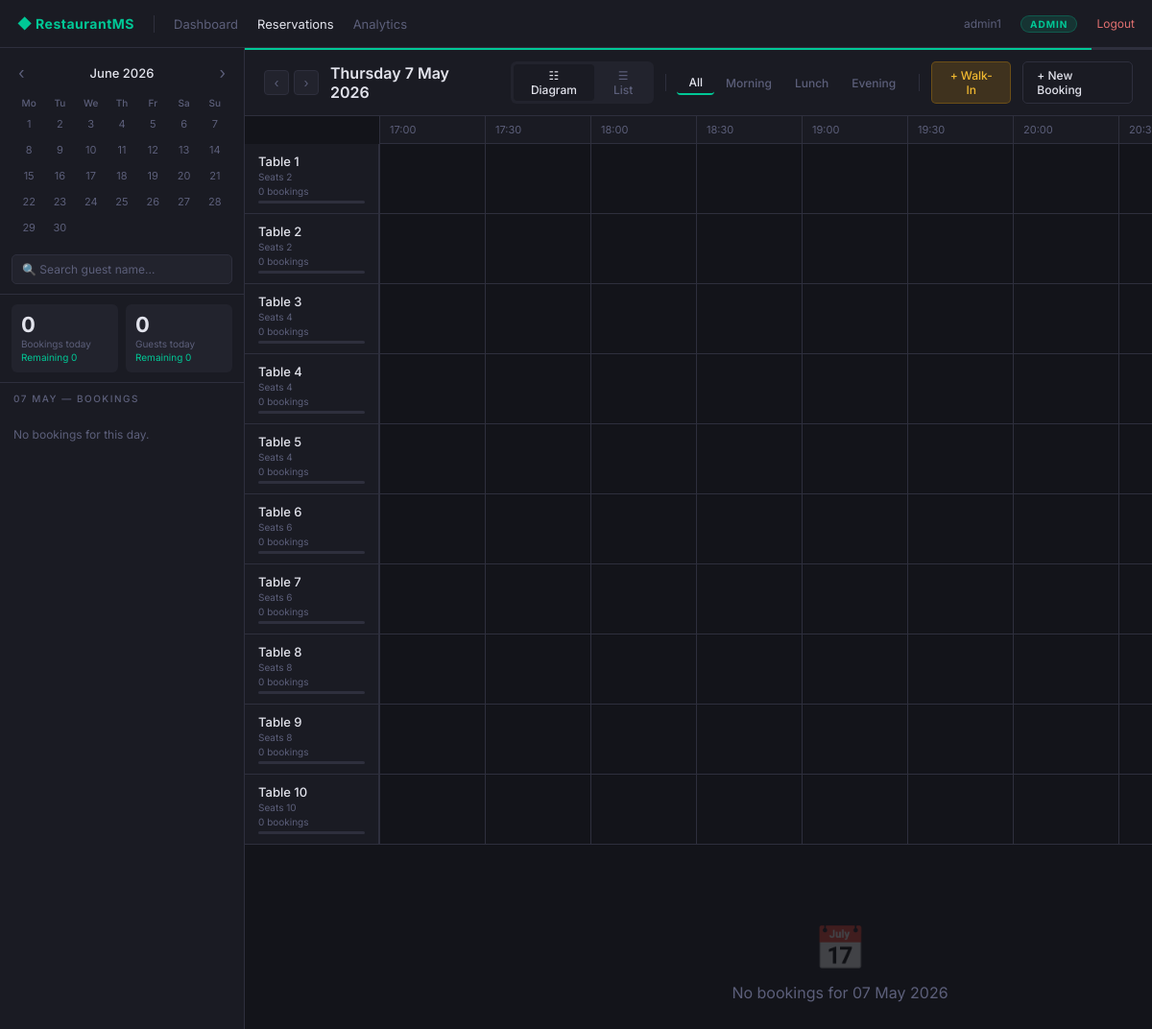
The page /admin/reservations.php?cal=2026-6&date=2026-05-07 (signed in) on the database its author committed.
### tables this page shows
CREATE TABLE IF NOT EXISTS `tables` (
    id           INT         NOT NULL AUTO_INCREMENT PRIMARY KEY,
    table_number INT         NOT NULL UNIQUE,
    capacity     INT         NOT NULL DEFAULT 4,
    status       ENUM('available','occupied','reserved') NOT NULL DEFAULT 'available'
);

### admin/reservations.php (the view, shortened to what this page needs)
<?php
include("../config/db.php");
$role     = $_SESSION['user']['role'];
$username = $_SESSION['user']['username'];
$is_admin  = ($role === 'admin');
$is_waiter = ($role === 'waiter');
$can_act   = ($is_admin || $is_waiter);
$date      = $_GET['date'] ?? date('Y-m-d');
$prev_date = date('Y-m-d', strtotime("$date -1 day"));
$next_date = date('Y-m-d', strtotime("$date +1 day"));
$fmt_long  = date('l j F Y', strtotime($date));
$cal_y = (int)substr($date,0,4); $cal_m = (int)substr($date,5,2);
if (isset($_GET['cal'])) [$cal_y,$cal_m] = array_map('intval', explode('-',$_GET['cal']));
$tables_res = $conn->query("SELECT * FROM tables ORDER BY id");
$tables_arr = $tables_res->fetch_all(MYSQLI_ASSOC);
$bs = $conn->prepare("SELECT * FROM bookings WHERE booking_date=? AND status != 'cancelled' ORDER BY booking_time ASC");
$bs->bind_param("s",$date); $bs->execute();
$bookings_arr = $bs->get_result()->fetch_all(MYSQLI_ASSOC);
$total_b = count($bookings_arr);
$total_g = array_sum(array_column($bookings_arr,'num_guests'));
$active  = array_filter($bookings_arr, fn($b)=>!in_array($b['status'],['completed','cancelled']));
$rem_g   = array_sum(array_column($active,'num_guests'));
$table_bk_count = [];
function miniCal($y,$m,$sel) {
    $py=$m===1?$y-1:$y; $pm=$m===1?12:$m-1;
    $ny=$m===12?$y+1:$y; $nm=$m===12?1:$m+1;
    $ft=mktime(0,0,0,$m,1,$y); $dim=date('t',$ft); $dow=(int)date('N',$ft); $td=date('Y-m-d');
    $h='<div class="mc"><div class="mc-hd">';
    $h.="<a href='?cal={$py}-{$pm}&date=$sel'>&#8249;</a><span>".date('F Y',$ft)."</span><a href='?cal={$ny}-{$nm}&date=$sel'>&#8250;</a></div>";
    $h.='<table><tr>';
    foreach(['Mo','Tu','We','Th','Fr','Sa','Su'] as $d) $h.="<th>$d</th>";
    $h.='</tr><tr>';
    for($i=1;$i<$dow;$i++) $h.='<td></td>';
    $col=$dow;
    for($d=1;$d<=$dim;$d++){
        $ds=sprintf('%04d-%02d-%02d',$y,$m,$d); $c='';
        $h.="<td class='mc-day$c'><a href='?date=$ds'>$d</a></td>";
        if($col%7===0&&$d<$dim) $h.='</tr><tr>';
        $col++;
    }
    return $h.'</tr></table></div>';
}
$sc=['confirmed'=>['#0d9e78','#0a7d61'],'pending'=>['#d4920a','#b07a08'],
     'seated'   =>['#2271d4','#1a5aaa'],'completed'=>['#4a4e5a','#3a3e48'],
     'cancelled'=>['#c0392b','#962d22']];
$back=['admin'=>'../admin/dashboard.php','waiter'=>'../waiter/dashboard.php',
       'kitchen'=>'../kitchen/dashboard.php','cashier'=>'../cashier/dashboard.php'];
?>
<!DOCTYPE html>
<html lang="en">
<head>
<link rel="stylesheet" href="https://cdnjs.cloudflare.com/ajax/libs/font-awesome/6.5.0/css/all.min.css">
</head>
<body>
<div class="topbar">
  <span class="brand">&#9670; RestaurantMS</span>
  <a href="<?php echo $back[$role]; ?>" class="tb-nav">Dashboard</a>
  <a href="reservations.php" class="active tb-nav">Reservations</a>
  <?php if($is_admin): ?><a href="analytics.php" class="tb-nav">Analytics</a><?php endif; ?>
  <span class="tb-uname" style="font-size:12px;color:var(--mut);"><?php echo htmlspecialchars($username); ?></span>
  <span class="rbadge <?php echo $role; ?>"><?php echo $role; ?></span>
  <a href="../auth/logout.php" style="color:#e07070;font-size:12px;white-space:nowrap;">Logout</a>
</div>
<div class="layout">
<div class="sidebar" id="mainSidebar">
  <?php echo miniCal($cal_y,$cal_m,$date); ?>
  <div class="search-wrap">
    <input type="text" id="search-input" placeholder="&#128269; Search guest name...">
  </div>
  <div class="day-stats">
    <div class="sbox">
      <div class="sv"><?php echo $total_b; ?></div>
      <div class="sl">Bookings today</div>
      <div class="sr">Remaining <?php echo count($active); ?></div>
    </div>
    <div class="sbox">
      <div class="sv"><?php echo $total_g; ?></div>
      <div class="sl">Guests today</div>
      <div class="sr">Remaining <?php echo $rem_g; ?></div>
    </div>
  </div>
  <div class="bl-hdr"><?php echo date('d M', strtotime($date)); ?> — Bookings</div>
  <div id="bl">
  <?php if(empty($bookings_arr)): ?>
    <div style="padding:18px 14px;font-size:12px;color:var(--mut);">No bookings for this day.</div>
  <?php else: foreach($bookings_arr as $i=>$b):
    $c=$sc[$b['status']]??$sc['pending'];
    $ft=date('H:i',strtotime($b['booking_time']));
  ?>
    <div class="bitem" data-id="<?php echo $b['id'];?>" data-name="<?php echo htmlspecialchars(strtolower($b['customer_name']));?>"
         onclick="openDetail(<?php echo $i;?>)">
      <div class="bi-dot" style="background:<?php echo $c[0];?>;"></div>
      <div class="bi-info">
        <div class="bi-name"><?php echo htmlspecialchars($b['customer_name']);?></div>
        <div class="bi-sub"><?php echo $ft;?> &middot; Table <?php echo $b['assigned_table'];?></div>
      </div>
      <div class="bi-meta">
        <div class="bi-g"><?php echo $b['num_guests'];?> &#128100;</div>
        <div class="bi-t"><span class="sb sb-<?php echo $b['status'];?>"><?php echo $b['status'];?></span></div>
      </div>
    </div>
  <?php endforeach; endif; ?>
  </div>
</div>
<div class="main">
  <div class="refresh-bar"><div class="refresh-prog" id="ref-prog"></div></div>
  <div class="dhdr">
    <div class="dbtns">
      <a href="?date=<?php echo $prev_date;?>&cal=<?php echo date('Y-n',strtotime($prev_date));?>">&#8249;</a>
      <a href="?date=<?php echo $next_date;?>&cal=<?php echo date('Y-n',strtotime($next_date));?>">&#8250;</a>
    </div>
    <div class="dlabel"><?php echo $fmt_long;?></div>
    <div class="vtabs">
      <button class="vtab active" id="tab-d" onclick="switchView('d')">&#9783; Diagram</button>
      <button class="vtab"        id="tab-l" onclick="switchView('l')">&#9776; List</button>
    </div>
    <div class="ftabs">
      <button class="ftab active" onclick="filterTime('all',this)">All</button>
      <button class="ftab"        onclick="filterTime('morning',this)">Morning</button>
      <button class="ftab"        onclick="filterTime('lunch',this)">Lunch</button>
      <button class="ftab"        onclick="filterTime('evening',this)">Evening</button>
    </div>
    <?php if($can_act):?>
    <button class="btn btn-warn" onclick="openWalkIn()">&#43; Walk-In</button>
    <a href="../reserve.php" class="btn btn-ol" target="_blank">&#43; New Booking</a>
    <?php endif;?>
  </div>
  <div id="vdiagram">
  <div class="tl-wrap" id="tl-wrap">
    <div class="tl-top" id="tl-top">
      <?php for($t=T_S;$t<T_E;$t+=30):
        $slotIdx = ($t-T_S)/30;
        echo "<div class='tl-slt' id='slot-$slotIdx'>".sprintf('%02d:%02d',$t/60,$t%60)."</div>";
      endfor; ?>
    </div>
    <?php foreach($tables_arr as $table):
      $cnt = $table_bk_count[$table['id']] ?? 0;
      $occ = min(100, round($cnt / max(1,$total_b > 0 ? ceil($total_b/count($tables_arr)) : 1) * 100));
    ?>
    <div class="tl-row" data-table-id="<?php echo $table['id'];?>">
      <div class="tl-lbl">
        <div class="ln">Table <?php echo $table['id'];?></div>
        <div class="lc">Seats <?php echo $table['capacity'];?></div>
        <div class="lo" style="color:<?php echo $cnt>0?'var(--acc)':'var(--mut)';?>"><?php echo $cnt;?> booking<?php echo $cnt!=1?'s':'';?></div>
        <div class="occ-bar"><div class="occ-fill" style="width:<?php echo $occ;?>%"></div></div>
      </div>
      <div class="tl-grid">
        <?php for($t=T_S;$t<T_E;$t+=30): ?>
        <div class="tl-cell"></div>
        <?php endfor; ?>
      </div>
    </div>
    <?php endforeach; ?>
    <?php if(empty($bookings_arr)): ?>
    <div class="empty"><div class="empty-icon">&#128197;</div><p>No bookings for <?php echo date('d F Y',strtotime($date));?></p></div>
    <?php endif; ?>
  </div>
  </div>
</div>
</div>
</body>
</html>

### rows shown on the page
tables: id "1", capacity "2", id "0", shows "s"
tables: id "2", capacity "2", id "0", shows "s"
tables: id "3", capacity "4", id "0", shows "s"
tables: id "4", capacity "4", id "0", shows "s"
tables: id "5", capacity "4", id "0", shows "s"
tables: id "6", capacity "6", id "0", shows "s"
tables: id "7", capacity "6", id "0", shows "s"
tables: id "8", capacity "8", id "0", shows "s"
tables: id "9", capacity "8", id "0", shows "s"
tables: id "10", capacity "10", id "0", shows "s"

### other values the page prints
$username "admin1"
$role "ADMIN"
date('F Y',$ft) "June 2026"
$d "Mo"
$d "Tu"
$d "We"
$d "Th"
$d "Fr"
$d "Sa"
$d "Su"
$total_b "0"
count($active) "0"
$total_g "0"
$rem_g "0"
date('d M', strtotime($date)) "07 MAY"
